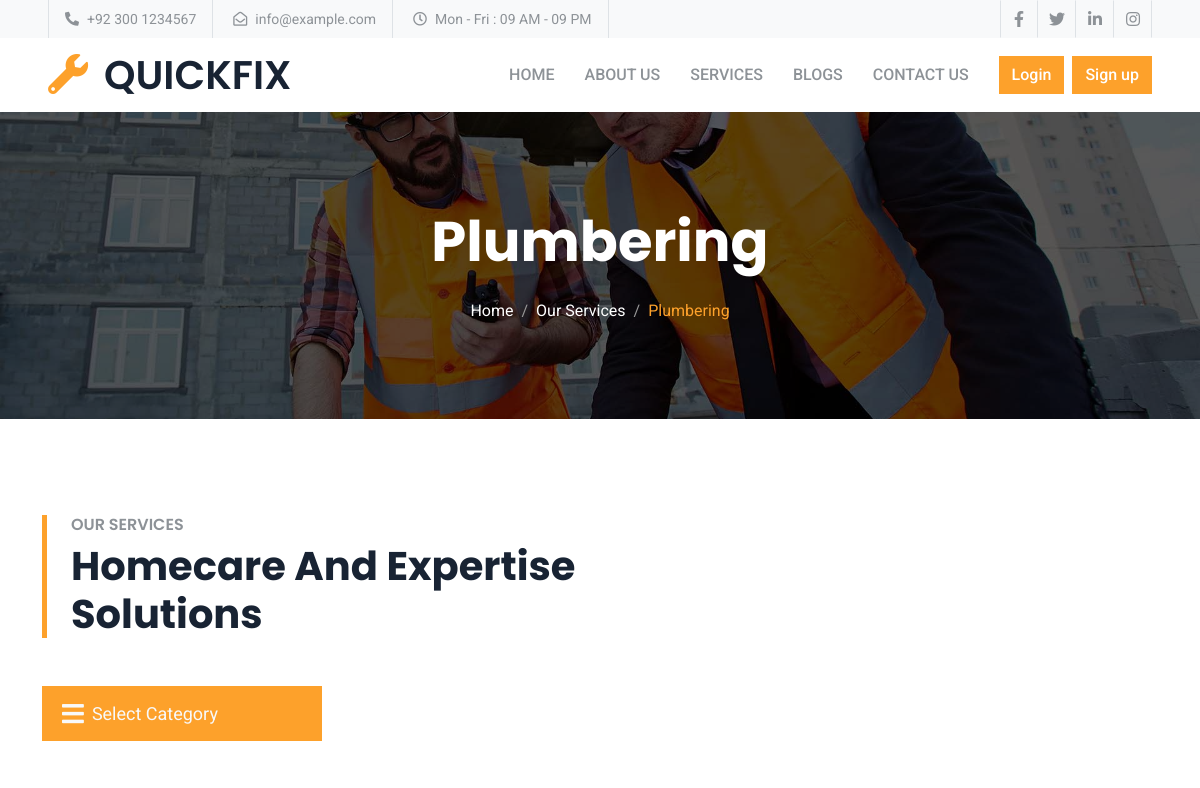
The page /service-category/1 (upper part) on the database as committed earlier.
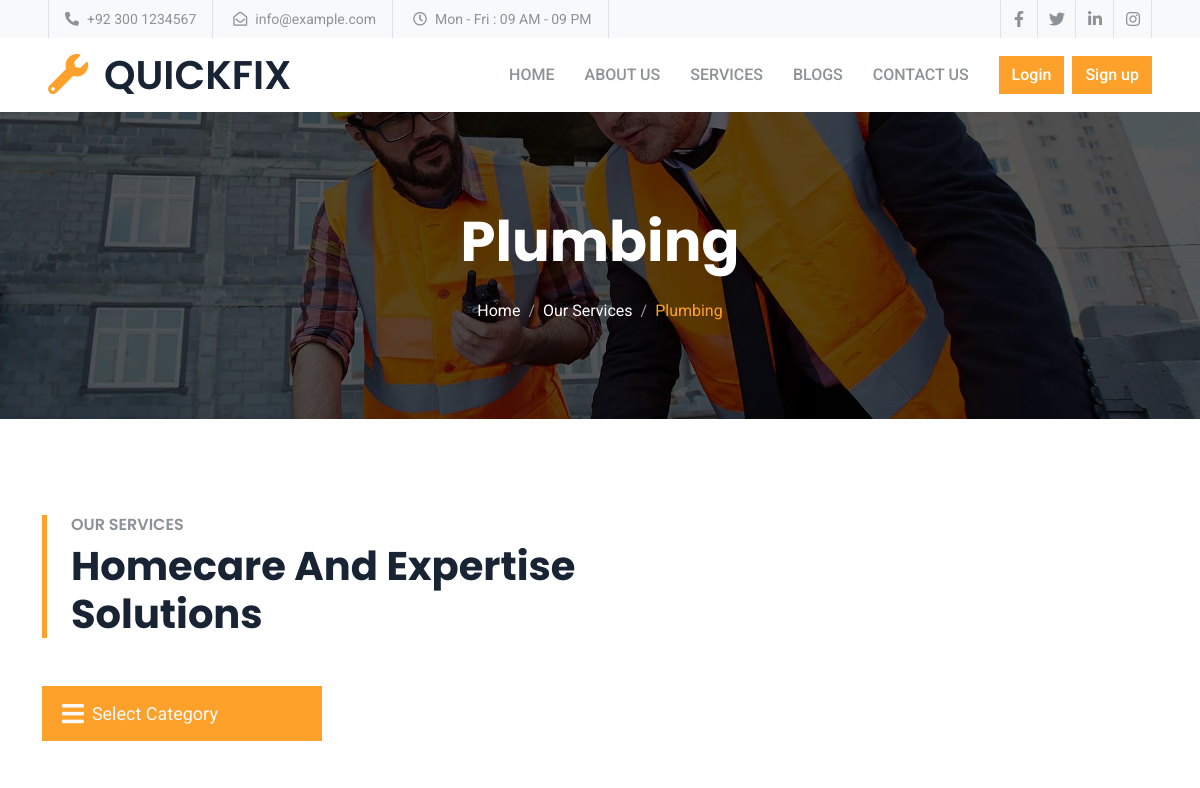
The same page on the database as committed later.
### vendor/models.py (models this page shows)
class Service_Category(models.Model):
    name = models.CharField(max_length=50)
    def __str__(self):
        return self.name

### vendor/views.py (the view)
# urls.py: path("service-category/<int:category_id>", service_in_category, name="service_in_category"),
def service_in_category(request , category_id):
    categories = Service_Category.objects.all()
    category = Service_Category.objects.get(id=category_id)
    services = category.services.all()
    paginator = Paginator(services , 6)
    page_number = request.GET.get('page')
    servicefinal = paginator.get_page(page_number)
    totalpage = servicefinal.paginator.num_pages
    context = {
        'categories':categories,
        'category':category,
        'services':servicefinal,
        'totalpagelist' : [n+1 for n in range(totalpage)]
    }
    return render(request , "vendor/service_in_category.html" , context)

### vendor/templates/vendor/service_in_category.html (shortened to what this page needs)
{% extends "base.html" %}
{% load static %}
{% block css %}
<link rel="stylesheet" href="{% static ''%}">{% endblock css %}
{% block content %}
    <div class="container-fluid page-header py-5 mb-5 wow fadeIn" data-wow-delay="0.1s">
        <div class="container text-center py-5">
            <h1 class="display-4 text-white animated slideInDown mb-4">{{category.name}}</h1>
            <nav aria-label="breadcrumb animated slideInDown">
                <ol class="breadcrumb justify-content-center mb-0">
                    <li class="breadcrumb-item"><a class="text-white" href="{% url "customer:home" %}">Home</a></li>
                    <li class="breadcrumb-item"><a class="text-white" href="{% url "customer:service_view" %}">Our Services</a></li>
                    <li class="breadcrumb-item text-primary active" aria-current="page">{{category.name}}</li>
                </ol>
            </nav>
        </div>
    </div>
    <div class="container-xxl py-5">
        <div class="container">
            <div class="row g-5 align-items-end mb-5">
                <div class="col-lg-6 wow fadeInUp" data-wow-delay="0.1s">
                    <div class="border-start border-5 border-primary ps-4">
                        <h6 class="text-body text-uppercase mb-2">Our Services</h6>
                        <h1 class="display-6 mb-0">Homecare And Expertise Solutions</h1>
                    </div>
                </div>
                <div class="col-lg-12 text-lg-end wow fadeInUp" data-wow-delay="0.3s">
                    <div class="select-menu">
                    <div class="select-btn text-lg-end">
                        <i class="fa fa-bars"></i>
                        <span class="sBtn-text text-lg-end px-2">Select Category</span>
                    </div>
                </div>
                </div>
            </div>
            <div class="row g-4 justify-content-center">
            </div>
        </div>
    </div>
{% endblock content %}

Rows that differ between the two databases and show on the page:
changed Service_Category: name "Plumbering" → "Plumbing"
